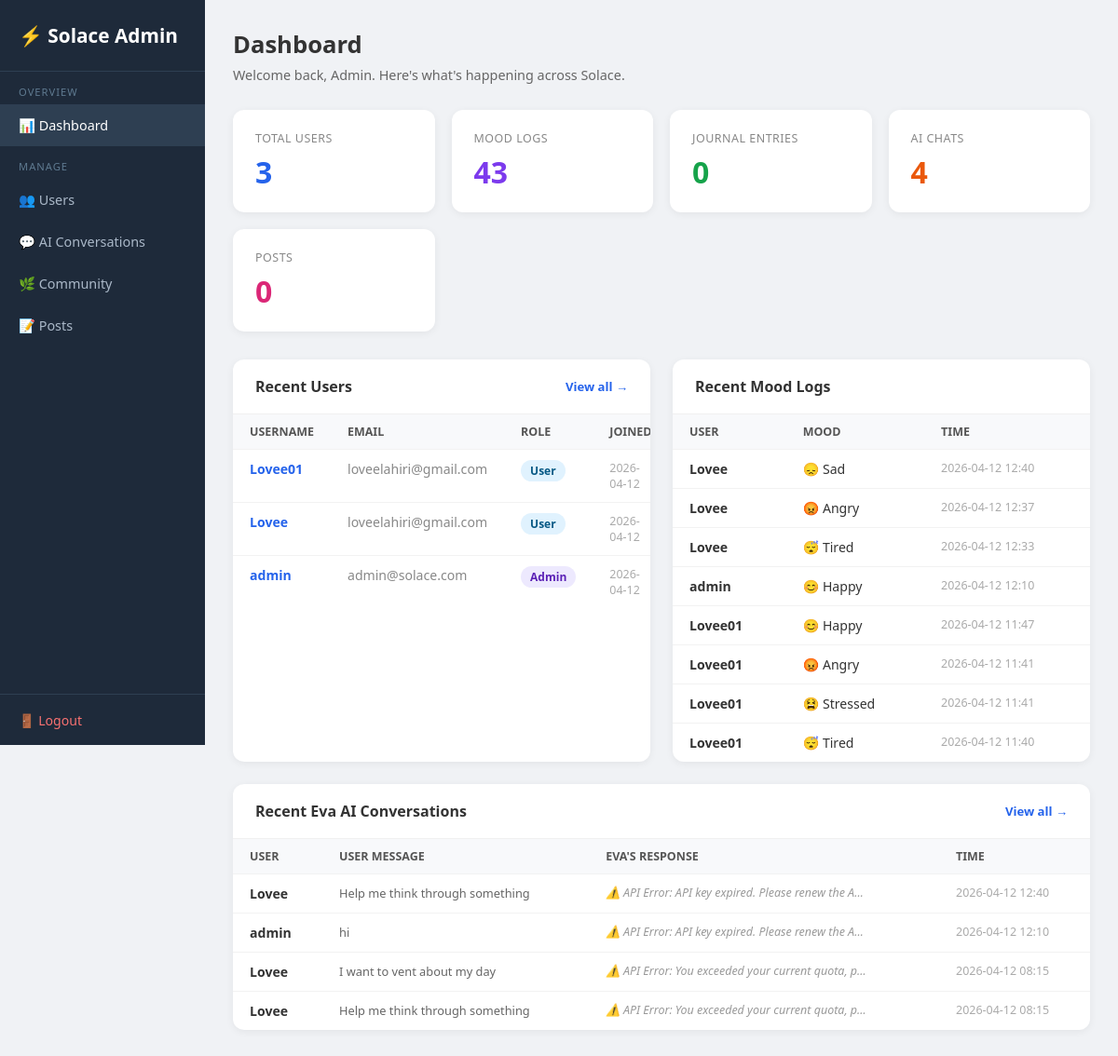
Page /admin (signed in) on the earlier database version.
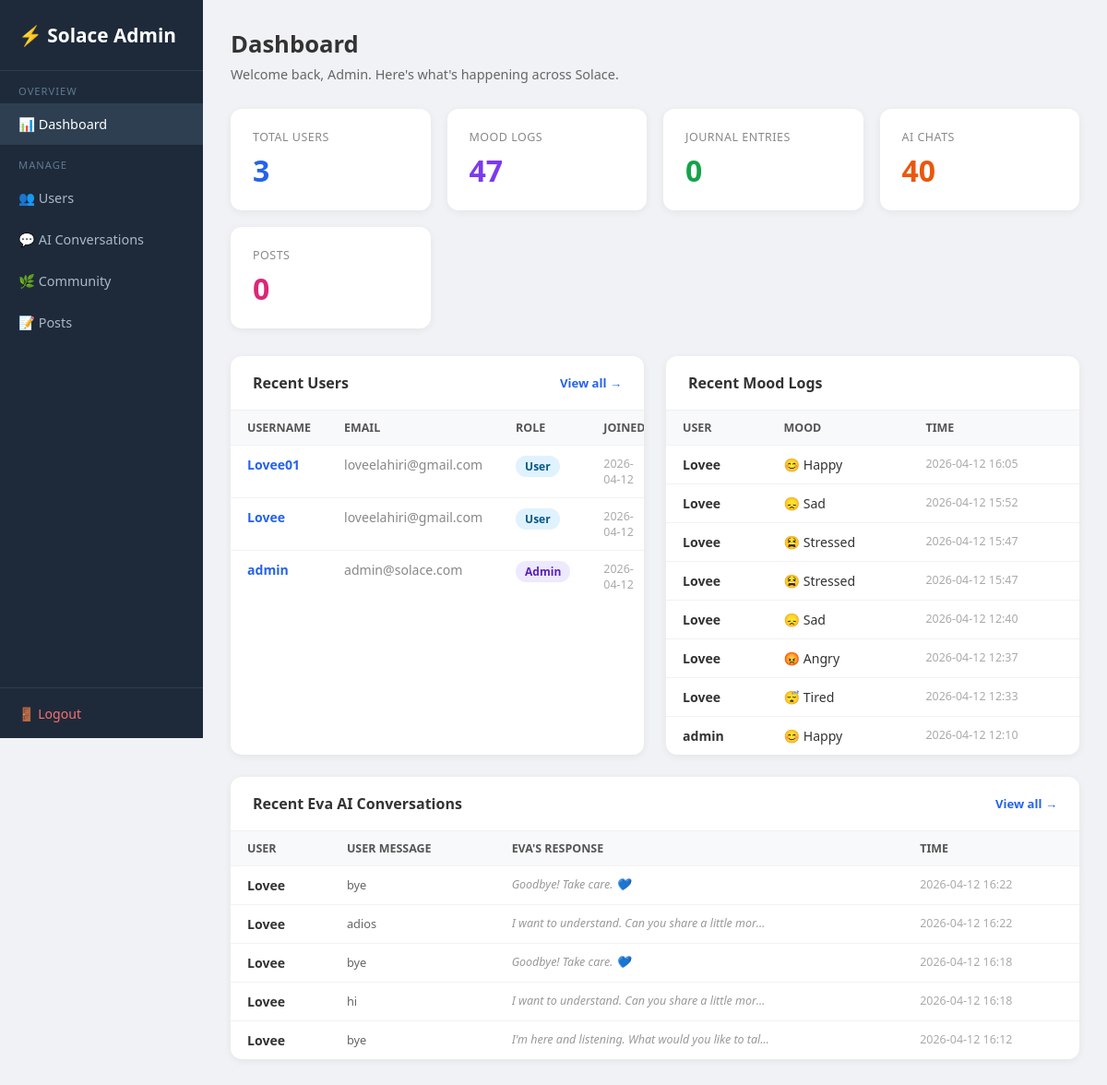
Same page on the later database version.
### tables this page shows
CREATE TABLE users (
                id         INTEGER PRIMARY KEY AUTOINCREMENT,
                username   TEXT UNIQUE NOT NULL,
                email      TEXT NOT NULL,
                password   TEXT NOT NULL,
                is_admin   INTEGER DEFAULT 0,
                created_at DATETIME DEFAULT CURRENT_TIMESTAMP
            );

CREATE TABLE mood_logs (
                id        INTEGER PRIMARY KEY AUTOINCREMENT,
                user_id   INTEGER NOT NULL REFERENCES users(id),
                mood      TEXT NOT NULL,
                timestamp DATETIME DEFAULT CURRENT_TIMESTAMP
            );

CREATE TABLE chat_history (
                id           INTEGER PRIMARY KEY AUTOINCREMENT,
                session_id   TEXT,
                user_id      INTEGER REFERENCES users(id),
                user_message TEXT,
                ai_response  TEXT,
                timestamp    DATETIME DEFAULT CURRENT_TIMESTAMP
            );

### app.py (the view)
@app.route("/admin")
@admin_required
def admin_dashboard() -> Any:
    with get_db() as conn:
        total_users   = conn.execute("SELECT COUNT(*) FROM users").fetchone()[0]
        total_moods   = conn.execute("SELECT COUNT(*) FROM mood_logs").fetchone()[0]
        total_journals= conn.execute("SELECT COUNT(*) FROM journals").fetchone()[0]
        total_chats   = conn.execute("SELECT COUNT(*) FROM chat_history").fetchone()[0]
        total_posts   = conn.execute("SELECT COUNT(*) FROM posts").fetchone()[0]
        recent_users = conn.execute(
            "SELECT id, username, email, is_admin, created_at FROM users ORDER BY created_at DESC LIMIT 5"
        ).fetchall()
        recent_moods = conn.execute("""
            SELECT u.username, ml.mood, ml.timestamp
            FROM mood_logs ml JOIN users u ON ml.user_id=u.id
            ORDER BY ml.timestamp DESC LIMIT 8
        """).fetchall()
        recent_chats = conn.execute("""
            SELECT u.username, ch.user_message, ch.ai_response, ch.timestamp
            FROM chat_history ch JOIN users u ON ch.user_id=u.id
            ORDER BY ch.timestamp DESC LIMIT 5
        """).fetchall()
    return render_template(
        "admin/dashboard.html",
        total_users=total_users, total_moods=total_moods,
        total_journals=total_journals, total_chats=total_chats,
        total_posts=total_posts,
        recent_users=recent_users, recent_moods=recent_moods,
        recent_chats=recent_chats,
    )

### app.py (called while the page is built)
def get_db() -> sqlite3.Connection:
    db_path = os.path.join(os.path.dirname(os.path.abspath(__file__)), "database.db")
    conn = sqlite3.connect(db_path)
    conn.row_factory = sqlite3.Row
    return conn

def admin_required(f: Any) -> Any:
    @wraps(f)
    def dec(*args: Any, **kwargs: Any) -> Any:
        if "user_id" not in session or not session.get("is_admin"):
            flash("Admin access required.")
            return redirect(url_for("login_page"))
        return f(*args, **kwargs)
    return dec

### templates/admin/dashboard.html (shortened to what this page needs)
<!DOCTYPE html>
<html lang="en">
<head>
</head>
<body>
<div class="sidebar">
  <div class="logo">⚡ Solace Admin</div>
  <nav>
    <div class="sl">Overview</div>
    <a href="/admin" class="active">📊 Dashboard</a>
    <div class="sl">Manage</div>
    <a href="/admin/users">👥 Users</a>
    <a href="/admin/chats">💬 AI Conversations</a>
    <a href="/admin/community">🌿 Community</a>
    <a href="/admin/posts">📝 Posts</a>
  </nav>
  <div class="bot"><a href="/logout">🚪 Logout</a></div>
</div>
<div class="main">
  <div class="page-title">Dashboard</div>
  <div class="page-sub">Welcome back, Admin. Here's what's happening across Solace.</div>
  <div class="stats">
    <div class="stat-card blue"><div class="label">Total Users</div><div class="value">{{ total_users }}</div></div>
    <div class="stat-card purple"><div class="label">Mood Logs</div><div class="value">{{ total_moods }}</div></div>
    <div class="stat-card green"><div class="label">Journal Entries</div><div class="value">{{ total_journals }}</div></div>
    <div class="stat-card orange"><div class="label">AI Chats</div><div class="value">{{ total_chats }}</div></div>
    <div class="stat-card pink"><div class="label">Posts</div><div class="value">{{ total_posts }}</div></div>
  </div>
  <div class="grid2">
    <div class="card">
      <div class="card-header">Recent Users <a href="/admin/users">View all →</a></div>
      <table>
        <thead><tr><th>Username</th><th>Email</th><th>Role</th><th>Joined</th></tr></thead>
        <tbody>
          {% for u in recent_users %}
          <tr>
            <td><a href="/admin/users/{{ u.id }}" style="color:#2563eb;text-decoration:none;font-weight:600">{{ u.username }}</a></td>
            <td style="color:#888">{{ u.email }}</td>
            <td><span class="badge {{ 'admin' if u.is_admin else 'user' }}">{{ 'Admin' if u.is_admin else 'User' }}</span></td>
            <td style="color:#aaa;font-size:0.78rem">{{ (u.created_at or '')[:10] }}</td>
          </tr>
          {% endfor %}
        </tbody>
      </table>
    </div>
    <div class="card">
      <div class="card-header">Recent Mood Logs</div>
      <table>
        <thead><tr><th>User</th><th>Mood</th><th>Time</th></tr></thead>
        <tbody>
          {% for m in recent_moods %}
          <tr>
            <td style="font-weight:600">{{ m.username }}</td>
            <td>{% if m.mood=='happy'%}😊{%elif m.mood=='sad'%}😞{%elif m.mood=='angry'%}😡{%elif m.mood=='anxious'%}😰{%elif m.mood=='calm'%}😌{%elif m.mood=='stressed'%}😫{%elif m.mood=='tired'%}😴{%elif m.mood=='Fear'%}😨{%elif m.mood=='swings'%}🎢{%endif%} {{ m.mood.capitalize() }}</td>
            <td style="color:#aaa;font-size:0.78rem">{{ (m.timestamp or '')[:16] }}</td>
          </tr>
          {% endfor %}
        </tbody>
      </table>
    </div>
  </div>
  <div class="card">
    <div class="card-header">Recent Eva AI Conversations <a href="/admin/chats">View all →</a></div>
    <table>
      <thead><tr><th>User</th><th>User Message</th><th>Eva's Response</th><th>Time</th></tr></thead>
      <tbody>
        {% for c in recent_chats %}
        <tr>
          <td style="font-weight:600">{{ c.username }}</td>
          <td><div class="preview">{{ c.user_message }}</div></td>
          <td><div class="ai-prev">{{ c.ai_response }}</div></td>
          <td style="color:#aaa;font-size:0.78rem">{{ (c.timestamp or '')[:16] }}</td>
        </tr>
        {% endfor %}
      </tbody>
    </table>
  </div>
</div>
</body>
</html>

Differences in the rows shown:
no longer on this page (row unchanged): mood_logs: username "Lovee01", mood "Happy", timestamp "2026-04-12 11:47"
no longer on this page (row unchanged): mood_logs: username "Lovee01", mood "Angry", timestamp "2026-04-12 11:41"
no longer on this page (row unchanged): mood_logs: username "Lovee01", mood "Stressed", timestamp "2026-04-12 11:41"
no longer on this page (row unchanged): mood_logs: username "Lovee01", mood "Tired", timestamp "2026-04-12 11:40"
no longer on this page (row unchanged): chat_history: username "Lovee", user_message "Help me think through something", ai_response "⚠️ API Error: API key expired. Please renew the A…", timestamp "2026-04-12 12:40"
no longer on this page (row unchanged): chat_history: username "admin", user_message "hi", ai_response "⚠️ API Error: API key expired. Please renew the A…", timestamp "2026-04-12 12:10"
no longer on this page (row unchanged): chat_history: username "Lovee", user_message "I want to vent about my day", ai_response "⚠️ API Error: You exceeded your current quota, p…", timestamp "2026-04-12 08:15"
no longer on this page (row unchanged): chat_history: username "Lovee", user_message "Help me think through something", ai_response "⚠️ API Error: You exceeded your current quota, p…", timestamp "2026-04-12 08:15"
added mood_logs: username "Lovee", mood "Happy", timestamp "2026-04-12 16:05"
added mood_logs: username "Lovee", mood "Sad", timestamp "2026-04-12 15:52"
added mood_logs: username "Lovee", mood "Stressed", timestamp "2026-04-12 15:47"
added mood_logs: username "Lovee", mood "Stressed", timestamp "2026-04-12 15:47"
added chat_history: username "Lovee", user_message "bye", ai_response "Goodbye! Take care. 💙", timestamp "2026-04-12 16:22"
added chat_history: username "Lovee", user_message "adios", ai_response "I want to understand. Can you share a little mor…", timestamp "2026-04-12 16:22"
added chat_history: username "Lovee", user_message "bye", ai_response "Goodbye! Take care. 💙", timestamp "2026-04-12 16:18"
added chat_history: username "Lovee", user_message "hi", ai_response "I want to understand. Can you share a little mor…", timestamp "2026-04-12 16:18"
added chat_history: username "Lovee", user_message "bye", ai_response "I'm here and listening. What would you like to tal…", timestamp "2026-04-12 16:12"
Other differences:
{{ total_moods }}: "43" → "47"
{{ total_chats }}: "4" → "40"
